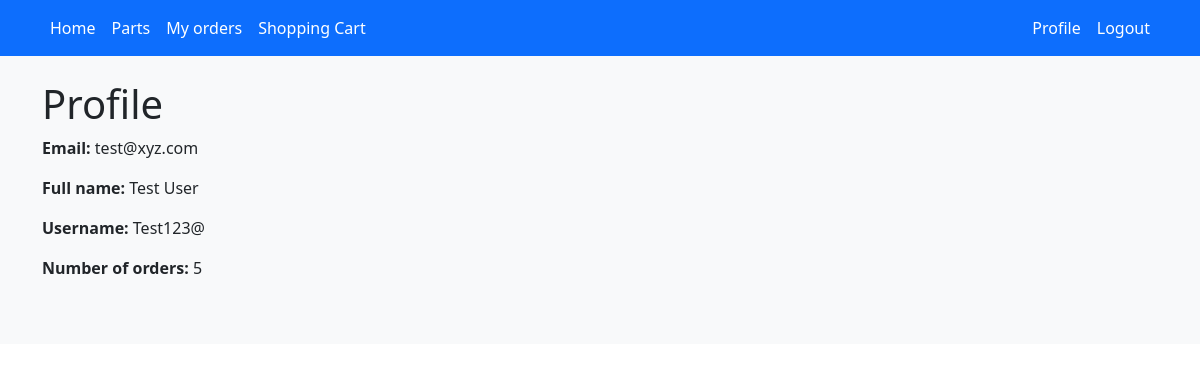
Screenshot of /profile/ (signed in) with the database file from the repository.
### autopartz/models.py (models this page shows, shortened)
class CustomUser(models.Model):
    user = models.OneToOneField(User, on_delete=models.CASCADE)
    full_name = models.CharField(max_length=100, null=True, blank=True)
    email = models.EmailField(null=True, blank=True)

### autopartz/views.py (the view)
# urls.py: path('profile/', profile_view, name='profile'),
def profile_view(request):
    return render(request, 'profile.html', {
        'currentUser': get_current_custom_user(request),
        'order_number': get_current_custom_user_orders(request).count(),
        'system_orders': Order.objects.all().count(),
        'in_progress_orders': Order.objects.all().filter(order_status='Created').count(),
    })

### autopartz/views.py (called while the page is built)
def get_current_custom_user(request):
    return CustomUser.objects.all().filter(user=request.user).first()

def get_current_custom_user_orders(request):
    return Order.objects.all().filter(user=get_current_custom_user(request))

### templates/profile.html (shortened to what this page needs)
{% extends 'base.html' %}
{% block content %}
    <h1>Profile</h1>
    {% if user.is_superuser %}
        <p>
            <strong>Orders in the system: {{ system_orders }}</strong>
        </p>
        <p>
            <strong>Orders in progress: {{ in_progress_orders }}</strong>
        </p>
    {% else %}
    <p>
        <strong>Email: </strong> {{ currentUser.email }}
    </p>
    <p>
        <strong>Full name: </strong> {{ currentUser.full_name }}
    </p>
    <p>
        <strong>Username: </strong> {{ currentUser.user.username }}
    </p>
    <p>
        <strong>Number of orders: </strong> {{ order_number }}
    </p>
    {% endif %}
{% endblock %}

### rows the page displays
CustomUser: email "test@xyz.com", full_name "Test User", user.username "Test123@"

### other values shown
{{ order_number }} "5"
